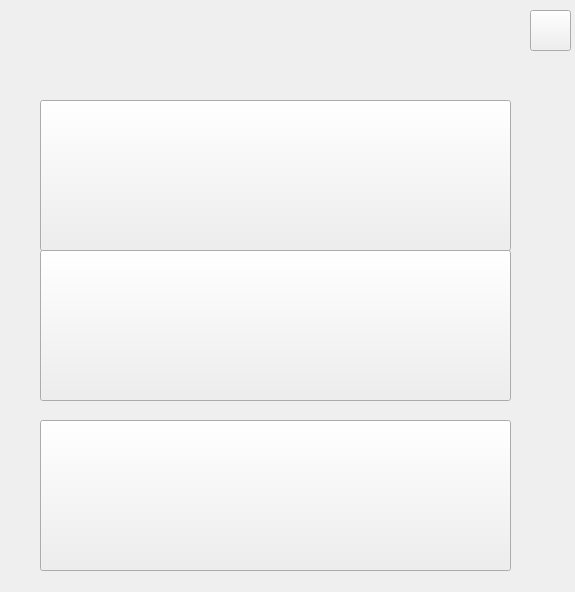
<?xml version="1.0" encoding="UTF-8"?>
<ui version="4.0">
 <class>save_and_load</class>
 <widget class="QWidget" name="save_and_load">
  <property name="geometry">
   <rect>
    <x>0</x>
    <y>0</y>
    <width>575</width>
    <height>592</height>
   </rect>
  </property>
  <property name="windowTitle">
   <string>Form</string>
  </property>
  <property name="styleSheet">
   <string notr="true">#save_and_load{
	border-image: url(:/new/pics/resouce/sl.png);
}</string>
  </property>
  <widget class="QLabel" name="back">
   <property name="geometry">
    <rect>
     <x>0</x>
     <y>0</y>
     <width>575</width>
     <height>592</height>
    </rect>
   </property>
   <property name="styleSheet">
    <string notr="true">#back{
	border-image: url(:/new/pics/resouce/sl.png);
}</string>
   </property>
   <property name="text">
    <string/>
   </property>
  </widget>
  <widget class="QPushButton" name="exit">
   <property name="geometry">
    <rect>
     <x>530</x>
     <y>10</y>
     <width>41</width>
     <height>41</height>
    </rect>
   </property>
   <property name="styleSheet">
    <string notr="true">#exit{
	border-image: url(:/new/pics/resouce/exit_.png);
}
#exit:hover{
	border-image: url(:/new/pics/resouce/exit__click.png);
}</string>
   </property>
   <property name="text">
    <string/>
   </property>
  </widget>
  <widget class="QPushButton" name="p1">
   <property name="geometry">
    <rect>
     <x>40</x>
     <y>100</y>
     <width>471</width>
     <height>151</height>
    </rect>
   </property>
   <property name="styleSheet">
    <string notr="true">#p1{
	border-image: url(:/new/pics/resouce/slb1.png);
}
#p1:hover{
	border-image: url(:/new/pics/resouce/slb1_.png);
}</string>
   </property>
   <property name="text">
    <string/>
   </property>
  </widget>
  <widget class="QPushButton" name="p2">
   <property name="geometry">
    <rect>
     <x>40</x>
     <y>250</y>
     <width>471</width>
     <height>151</height>
    </rect>
   </property>
   <property name="styleSheet">
    <string notr="true">#p2{
	border-image: url(:/new/pics/resouce/slb2.png);
}
#p2:hover{
	border-image: url(:/new/pics/resouce/slb2_.png);
}</string>
   </property>
   <property name="text">
    <string/>
   </property>
  </widget>
  <widget class="QPushButton" name="p3">
   <property name="geometry">
    <rect>
     <x>40</x>
     <y>420</y>
     <width>471</width>
     <height>151</height>
    </rect>
   </property>
   <property name="styleSheet">
    <string notr="true">#p3{
	border-image: url(:/new/pics/resouce/slb3.png);
}
#p3:hover{
	border-image: url(:/new/pics/resouce/slb3_.png);
}</string>
   </property>
   <property name="text">
    <string/>
   </property>
  </widget>
  <widget class="QLabel" name="l1">
   <property name="geometry">
    <rect>
     <x>190</x>
     <y>120</y>
     <width>291</width>
     <height>81</height>
    </rect>
   </property>
   <property name="font">
    <font>
     <pointsize>14</pointsize>
    </font>
   </property>
   <property name="text">
    <string/>
   </property>
   <property name="alignment">
    <set>Qt::AlignCenter</set>
   </property>
  </widget>
  <widget class="QLabel" name="l2">
   <property name="geometry">
    <rect>
     <x>190</x>
     <y>270</y>
     <width>291</width>
     <height>81</height>
    </rect>
   </property>
   <property name="font">
    <font>
     <pointsize>14</pointsize>
    </font>
   </property>
   <property name="text">
    <string/>
   </property>
   <property name="alignment">
    <set>Qt::AlignCenter</set>
   </property>
  </widget>
  <widget class="QLabel" name="l3">
   <property name="geometry">
    <rect>
     <x>190</x>
     <y>440</y>
     <width>291</width>
     <height>81</height>
    </rect>
   </property>
   <property name="font">
    <font>
     <pointsize>14</pointsize>
    </font>
   </property>
   <property name="text">
    <string/>
   </property>
   <property name="alignment">
    <set>Qt::AlignCenter</set>
   </property>
  </widget>
 </widget>
 <resources/>
 <connections/>
</ui>
